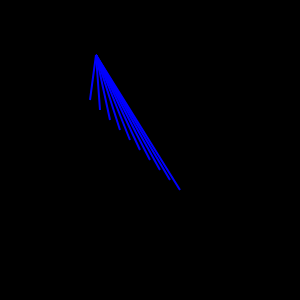
Frame 1 (no input)
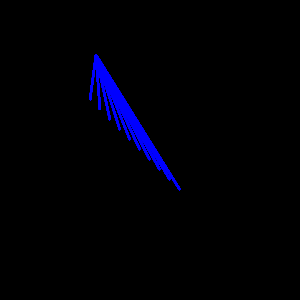
Frame 60 (no input)
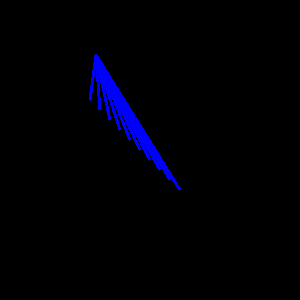
Frame 120 (the mouse pressed at the canvas centre since frame 60)

The p5.js sketch that drew these frames (run headless with seeded random() and noise() and a simulated clock; from frame 60 on, the mouse is pressed at the canvas centre):

// p5.js sketch
// ── sketch.js
function setup(){
    createCanvas(300,300);
    background(0)
}

function draw(){
    triangles(10,10);
    triangles(20,20);
    triangles(30,30);
    triangles(40,40);
    triangles(50,50);
    triangles(60,60);
    triangles(70,70);
    triangles(80,80);
    triangles(90,90);
    triangles(100,100);  
}

function triangles(x,y,z){
    fill(88,0)
    stroke(color(0, 0, 255));
strokeWeight(2);
    triangle(x+80, y+90, z+100, 30, 96, 55);

}
